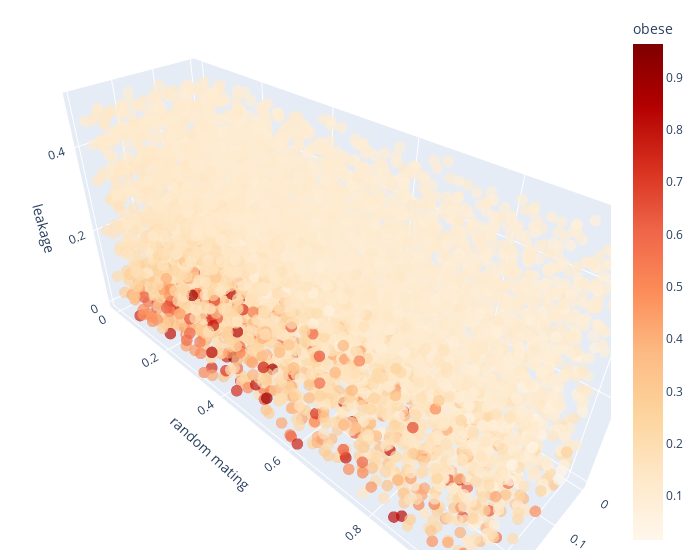

The code cell stored with this chart in its notebook:
### Markdown cell above
## Proportion obese

### Code cell
ef = Sensitivity(problem, df['g4'], X)
ef.score('efast')
ef.plot(save=True, filepath= plots_path + 'vt-efast-prop-obese.pdf',
    move=True, moving_path= '../manuscript/plots/')
ef.plot3D(labels={'outcome':'obese', 'y':'random mating', 'x':'fertility', 'z':'leakage'})

sav = {
    'ef_obese_s1': ef.tabval('S1'),
    'ef_obese_st': ef.tabval('ST')
}

### Figure 1 — Plotly figure (JSON) as saved in the notebook; plotly's stock layout.template omitted (floating-point values rounded to 4 significant figures; data arrays with more than 128 entries replaced by an {"elided": "..."} marker saying what was removed)
{"data": [{"hovertemplate": "p_fertility_factor=%{x}<br>p_random_mating=%{y}<br>p_leakage=%{z}<br>g4=%{marker.color}<extra></extra>", "legendgroup": "", "marker": {"color": {"elided": "6000 float values"}, "coloraxis": "coloraxis", "opacity": 0.7, "size": 4, "symbol": "circle"}, "mode": "markers", "name": "", "scene": "scene", "showlegend": false, "type": "scatter3d", "x": {"elided": "6000 float values"}, "y": {"elided": "6000 float values"}, "z": {"elided": "6000 float values"}}], "layout": {"coloraxis": {"colorbar": {"title": {"text": "obese"}}, "colorscale": [[0.0, "rgb(255,247,236)"], [0.125, "rgb(254,232,200)"], [0.25, "rgb(253,212,158)"], [0.375, "rgb(253,187,132)"], [0.5, "rgb(252,141,89)"], [0.625, "rgb(239,101,72)"], [0.75, "rgb(215,48,31)"], [0.875, "rgb(179,0,0)"], [1.0, "rgb(127,0,0)"]]}, "legend": {"tracegroupgap": 0}, "margin": {"b": 10, "l": 10, "r": 20, "t": 10}, "scene": {"domain": {"x": [0.0, 1.0], "y": [0.0, 1.0]}, "xaxis": {"title": {"text": "fertility"}}, "yaxis": {"title": {"text": "random mating"}}, "zaxis": {"title": {"text": "leakage"}}}, "width": 700}}
